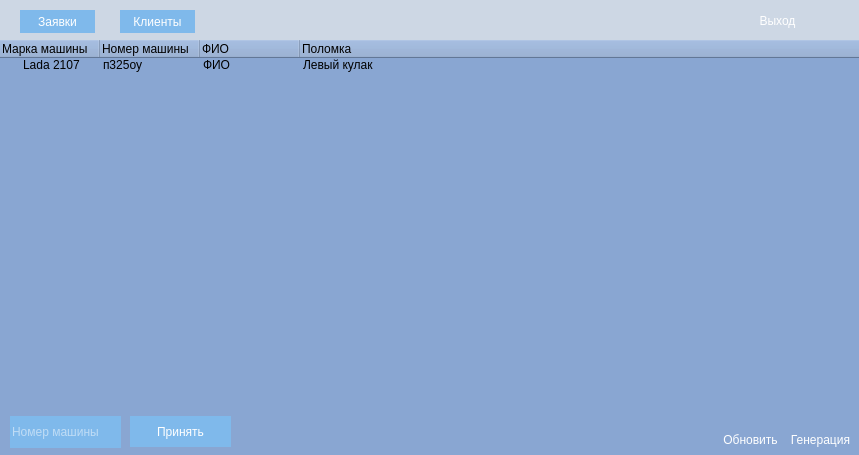
<?xml version="1.0" encoding="UTF-8"?>
<ui version="4.0">
 <class>Form</class>
 <widget class="QWidget" name="Form">
  <property name="enabled">
   <bool>true</bool>
  </property>
  <property name="geometry">
   <rect>
    <x>0</x>
    <y>0</y>
    <width>859</width>
    <height>455</height>
   </rect>
  </property>
  <property name="windowTitle">
   <string>Form</string>
  </property>
  <property name="styleSheet">
   <string notr="true">background-color: #89A6D2;
border: 0;
border-radius: 0;
color: white;</string>
  </property>
  <widget class="QFrame" name="header">
   <property name="geometry">
    <rect>
     <x>0</x>
     <y>0</y>
     <width>871</width>
     <height>41</height>
    </rect>
   </property>
   <property name="styleSheet">
    <string notr="true">* {
	background-color: #CDD7E4;
}</string>
   </property>
   <property name="frameShape">
    <enum>QFrame::StyledPanel</enum>
   </property>
   <property name="frameShadow">
    <enum>QFrame::Raised</enum>
   </property>
   <widget class="QPushButton" name="Applications">
    <property name="enabled">
     <bool>false</bool>
    </property>
    <property name="geometry">
     <rect>
      <x>20</x>
      <y>10</y>
      <width>75</width>
      <height>23</height>
     </rect>
    </property>
    <property name="styleSheet">
     <string notr="true">
* {
background-color: #7FB9EB;
width: 80px;
height: 40px;
}

*:hover {
background-color: #AAD0F3;
color: black;
}

*:disabled,
*[disabled]{
  background-color: #CEDFF3;
  color: #363636;
}</string>
    </property>
    <property name="text">
     <string>Заявки</string>
    </property>
   </widget>
   <widget class="QPushButton" name="Customers">
    <property name="geometry">
     <rect>
      <x>120</x>
      <y>10</y>
      <width>75</width>
      <height>23</height>
     </rect>
    </property>
    <property name="styleSheet">
     <string notr="true">
* {
background-color: #7FB9EB;
width: 80px;
height: 40px;
}

*:hover {
background-color: #AAD0F3;
color: black;
}

*:disabled,
*[disabled]{
  background-color: #CEDFF3;
  color: #363636;
}</string>
    </property>
    <property name="text">
     <string>Клиенты</string>
    </property>
   </widget>
   <widget class="QPushButton" name="exit">
    <property name="geometry">
     <rect>
      <x>740</x>
      <y>9</y>
      <width>75</width>
      <height>23</height>
     </rect>
    </property>
    <property name="styleSheet">
     <string notr="true">* {
color: white;
}

*:hover {
	color: red;
}</string>
    </property>
    <property name="text">
     <string>Выход</string>
    </property>
   </widget>
   <widget class="QFrame" name="logo">
    <property name="geometry">
     <rect>
      <x>820</x>
      <y>6</y>
      <width>30</width>
      <height>30</height>
     </rect>
    </property>
    <property name="styleSheet">
     <string notr="true">* {
	image: url(:/LogoType/designe/LogoType.png);
}</string>
    </property>
    <property name="frameShape">
     <enum>QFrame::StyledPanel</enum>
    </property>
    <property name="frameShadow">
     <enum>QFrame::Raised</enum>
    </property>
   </widget>
  </widget>
  <widget class="QTreeWidget" name="Field">
   <property name="geometry">
    <rect>
     <x>0</x>
     <y>40</y>
     <width>861</width>
     <height>361</height>
    </rect>
   </property>
   <property name="styleSheet">
    <string notr="true">* {
color: black;
}</string>
   </property>
   <column>
    <property name="text">
     <string>Марка машины</string>
    </property>
   </column>
   <column>
    <property name="text">
     <string>Номер машины</string>
    </property>
   </column>
   <column>
    <property name="text">
     <string>ФИО</string>
    </property>
   </column>
   <column>
    <property name="text">
     <string>Поломка</string>
    </property>
   </column>
   <item>
    <property name="text">
     <string>Lada 2107</string>
    </property>
    <property name="text">
     <string>п325оу</string>
    </property>
    <property name="text">
     <string>ФИО</string>
    </property>
    <property name="text">
     <string>Левый кулак</string>
    </property>
   </item>
  </widget>
  <widget class="QLineEdit" name="CarNumber">
   <property name="geometry">
    <rect>
     <x>10</x>
     <y>416</y>
     <width>111</width>
     <height>32</height>
    </rect>
   </property>
   <property name="styleSheet">
    <string notr="true">* {
background-color: #7FB9EB;
height: 30px;
}</string>
   </property>
   <property name="placeholderText">
    <string>Номер машины</string>
   </property>
  </widget>
  <widget class="QPushButton" name="assept">
   <property name="enabled">
    <bool>false</bool>
   </property>
   <property name="geometry">
    <rect>
     <x>130</x>
     <y>416</y>
     <width>101</width>
     <height>31</height>
    </rect>
   </property>
   <property name="styleSheet">
    <string notr="true">
* {
background-color: #7FB9EB;
width: 80px;
height: 40px;
}

*:hover {
background-color: #AAD0F3;
color: black;
}

*:disabled,
*[disabled]{
  background-color: #CEDFF3;
  color: #363636;
}</string>
   </property>
   <property name="text">
    <string>Принять</string>
   </property>
  </widget>
  <widget class="QPushButton" name="pushButton">
   <property name="geometry">
    <rect>
     <x>790</x>
     <y>430</y>
     <width>61</width>
     <height>20</height>
    </rect>
   </property>
   <property name="styleSheet">
    <string notr="true">*:hover {
	color: green;
}</string>
   </property>
   <property name="text">
    <string>Генерация</string>
   </property>
  </widget>
  <widget class="QPushButton" name="pushButton_2">
   <property name="geometry">
    <rect>
     <x>720</x>
     <y>430</y>
     <width>61</width>
     <height>20</height>
    </rect>
   </property>
   <property name="styleSheet">
    <string notr="true">*:hover {
	color: green;
}</string>
   </property>
   <property name="text">
    <string>Обновить</string>
   </property>
  </widget>
 </widget>
 <resources>
  <include location="../source.qrc"/>
 </resources>
 <connections/>
 <slots>
  <slot>slot1()</slot>
 </slots>
</ui>
